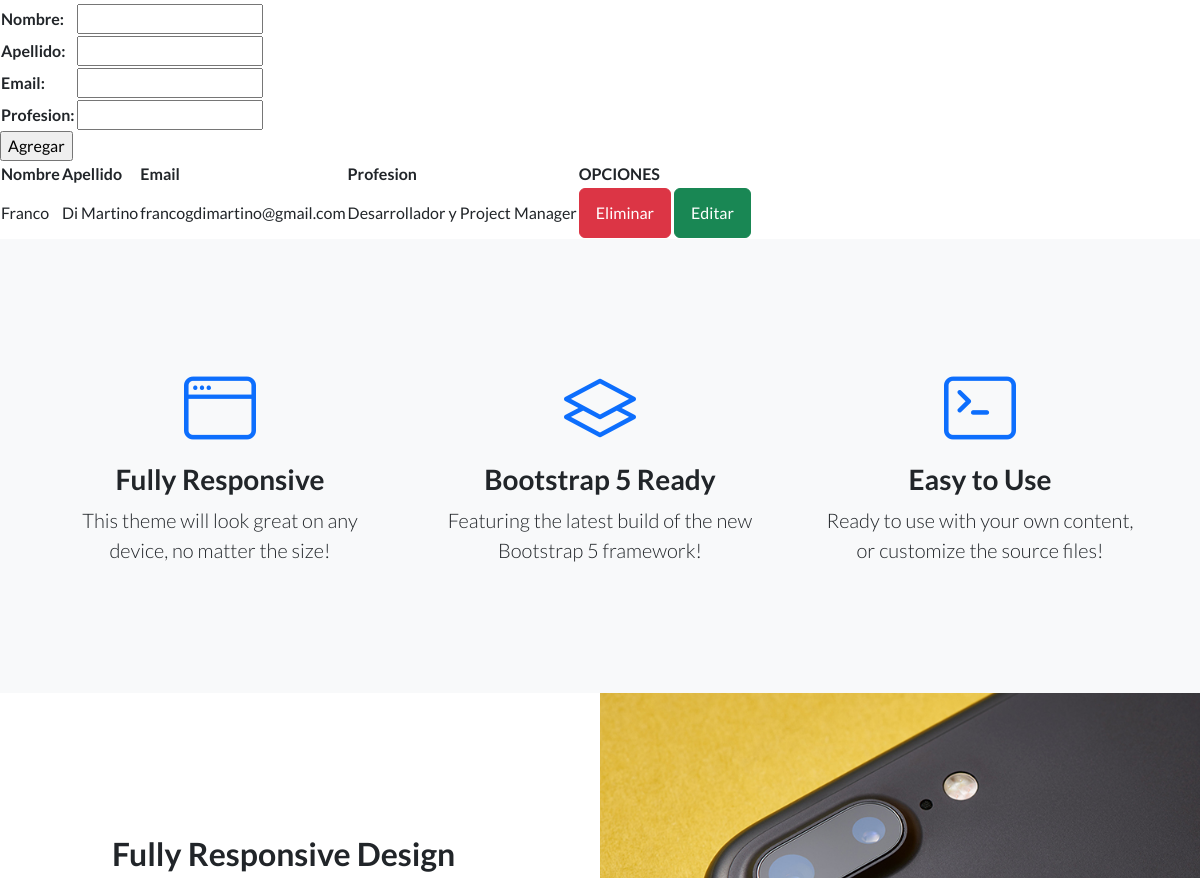
Page /AppCoder/profesores/ (signed in, middle part) on the earlier database version.
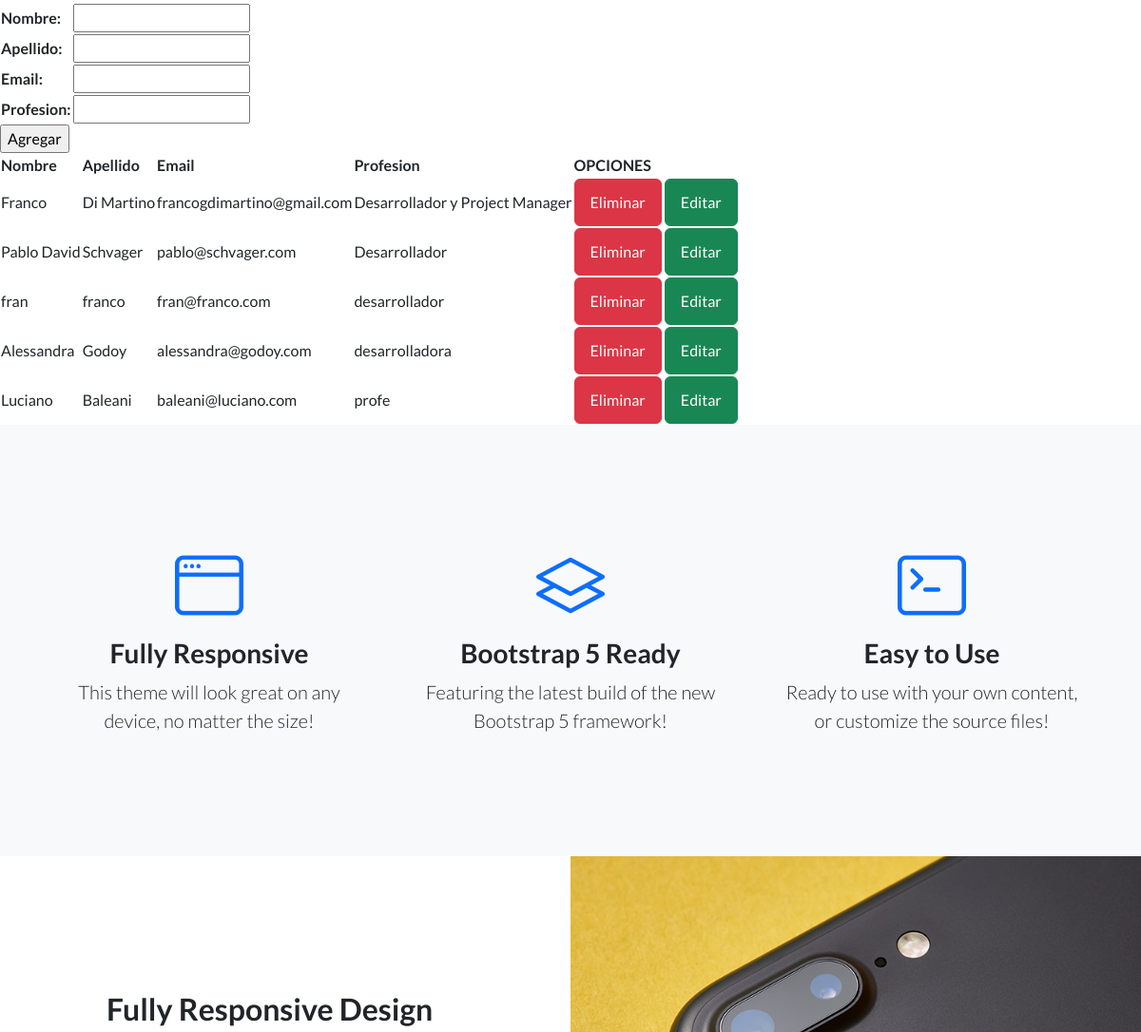
Same page on the later database version.
### AppCoder/models.py (models this page shows, shortened)
class Profesor(models.Model):
    nombre= models.CharField(max_length=50)
    apellido= models.CharField(max_length=50)
    email= models.EmailField()
    profesion= models.CharField(max_length=50)

### AppCoder/views.py (the view)
# urls.py: path("profesores/", profesores, name="profesores"),
@login_required
def profesores(request):
    avatar= obtenerAvatar(request)
    if request.method=="POST":
        form=ProfesorForm(request.POST)
        if form.is_valid():
            info=form.cleaned_data
            nombre=info["nombre"]
            apellido=info["apellido"]
            email=info["email"]
            profesion=info["profesion"]
            profesor=Profesor(nombre=nombre,apellido=apellido,email=email,profesion=profesion)
            profesor.save()
            mensaje="Profesor creado"
        else:
            mensaje="Datos invalidos"
        profesores=Profesor.objects.all()
        formulario_profesor=ProfesorForm()
        return render(request,"AppCoder/profesores.html", {"mensaje":mensaje, "formulario":formulario_profesor, "profesores":profesores, "avatar":avatar})
    else:
        formulario_profesor=ProfesorForm()
        profesores=Profesor.objects.all()
    return render(request,"AppCoder/profesores.html", {"formulario": formulario_profesor, "profesores":profesores, "avatar": avatar})

### AppCoder/forms.py
class ProfesorForm(forms.Form):
    nombre= forms.CharField(max_length=50)
    apellido= forms.CharField(max_length=50)
    email= forms.EmailField()
    profesion= forms.CharField(max_length=50)

### AppCoder/views.py (called while the page is built)
def obtenerAvatar(request):
    avatares=Avatar.objects.filter(user=request.user.id)
    if len(avatares)!=0:
        return avatares[0].imagen.url
    else:
        return "/media/avatars/avatarpordefecto.png"

### AppCoder/templates/AppCoder/profesores.html (shortened to what this page needs)
{% extends "AppCoder/padre.html" %}
{% load static %}
{% block contenido_que_cambia %}
<form action="{% url 'profesores' %}" method="post"> {% csrf_token %}
    <table>
    {{ formulario.as_table }}
    </table>
    <input type="submit" value="Agregar">
</form>
<table>
    <thead>
        <tr>
            <th>Nombre</th>
            <th>Apellido</th>
            <th>Email</th>
            <th>Profesion</th>
            <th>OPCIONES</th>
        </tr>
    </thead>
    <tbody>
        {% for profesor in profesores %}
        <tr>
            <td>
                {{ profesor.nombre}}
            </td>
            <td>
                {{ profesor.apellido}}
            </td>
            <td>
                {{ profesor.email}}
            </td>
            <td>
                {{ profesor.profesion}}
            </td>
            <td>
                <a class="btn btn-danger" href="{% url 'eliminarProfesor'  profesor.id  %}">Eliminar  </a>
                <a class="btn btn-success" href="{% url 'editarProfesor'  profesor.id  %}">Editar</a>
            </td>
        </tr>
        {% endfor %}
    </tbody>
</table>
{% endblock %}

### AppCoder/templates/AppCoder/padre.html (shortened to what this page needs)
<!DOCTYPE html>
<html lang="en">
    <head>
        {% load static %}
        <link href="https://cdn.jsdelivr.net/npm/bootstrap-icons@1.5.0/font/bootstrap-icons.css" rel="stylesheet" type="text/css" />
        <link href="{% static 'AppCoder/css/styles.css' %}" rel="stylesheet" />
    </head>
    <body>
        {% block contenido_que_cambia %}
        {% endblock %}
        <section class="features-icons bg-light text-center">
            <div class="container">
                <div class="row">
                    <div class="col-lg-4">
                        <div class="features-icons-item mx-auto mb-5 mb-lg-0 mb-lg-3">
                            <div class="features-icons-icon d-flex"><i class="bi-window m-auto text-primary"></i></div>
                            <h3>Fully Responsive</h3>
                            <p class="lead mb-0">This theme will look great on any device, no matter the size!</p>
                        </div>
                    </div>
                    <div class="col-lg-4">
                        <div class="features-icons-item mx-auto mb-5 mb-lg-0 mb-lg-3">
                            <div class="features-icons-icon d-flex"><i class="bi-layers m-auto text-primary"></i></div>
                            <h3>Bootstrap 5 Ready</h3>
                            <p class="lead mb-0">Featuring the latest build of the new Bootstrap 5 framework!</p>
                        </div>
                    </div>
                    <div class="col-lg-4">
                        <div class="features-icons-item mx-auto mb-0 mb-lg-3">
                            <div class="features-icons-icon d-flex"><i class="bi-terminal m-auto text-primary"></i></div>
                            <h3>Easy to Use</h3>
                            <p class="lead mb-0">Ready to use with your own content, or customize the source files!</p>
                        </div>
                    </div>
                </div>
            </div>
        </section>
        <section class="showcase">
            <div class="container-fluid p-0">
                <div class="row g-0">
                    <div class="col-lg-6 order-lg-2 text-white showcase-img" style="background-image: url('assets/img/bg-showcase-1.jpg')"></div>
                    <div class="col-lg-6 order-lg-1 my-auto showcase-text">
                        <h2>Fully Responsive Design</h2>
                    </div>
                </div>
            </div>
        </section>
    </body>
</html>

Differences in the rows shown:
added Profesor: nombre "Pablo David", apellido "Schvager", email "pablo@schvager.com", profesion "Desarrollador"
added Profesor: nombre "fran", apellido "franco", email "fran@franco.com", profesion "desarrollador"
added Profesor: nombre "Alessandra", apellido "Godoy", email "alessandra@godoy.com", profesion "desarrolladora"
added Profesor: nombre "Luciano", apellido "Baleani", email "baleani@luciano.com", profesion "profe"
